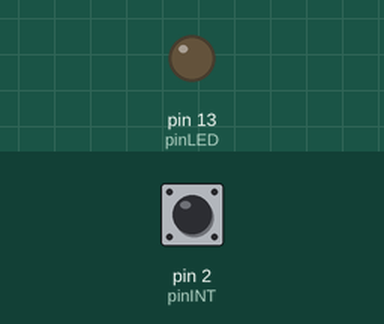
A sketch run on a simulated Arduino Uno, built with avr-gcc and run on an emulated ATmega328P. Parts: output pins drawn as LEDs (lit = HIGH). The test bench sets the inputs (shaded band); at power-on: pin 2 (pinINT) HIGH.

Above: at 1.2 s.
1.3 s: pin 2 (pinINT) pulled LOW for 0.15 s
At 1.37 s:
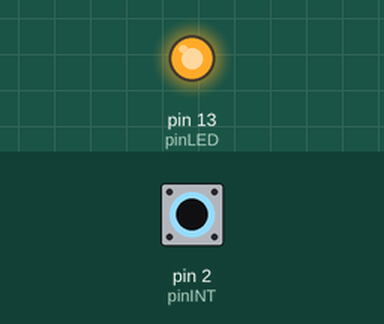
2.9 s: pin 2 (pinINT) pulled LOW for 3.2 s
At 7.3 s:
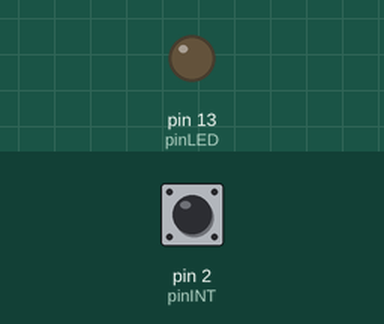
Timing chart, 0 to 8.8 s (numbered marks = the images above; inputs shaded):
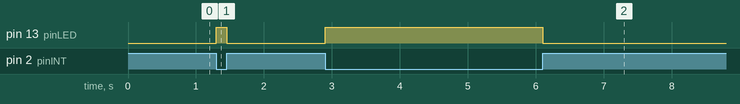

Measured:
- after the input at 1.3 s, pin 13 (pinLED): LOW → HIGH at once, → LOW 0.15 s later
- after the input at 2.9 s, pin 13 (pinLED): LOW → HIGH at once, → LOW 3.2 s later

The sketch:

intrrput.ino
```cpp
const byte pinLED = 13;
const byte pinINT = 2;
volatile byte state = LOW;

void setup() {
  // put your setup code here, to run once:
  pinMode(pinLED, OUTPUT);

  pinMode(pinINT, INPUT_PULLUP);

  attachInterrupt(digitalPinToInterrupt(pinINT), blink,CHANGE);
}

void loop() {
  // put you main code here, to run repeatedly:
  digitalWrite(pinLED, state);

}
void blink() { state =!state;}
```
